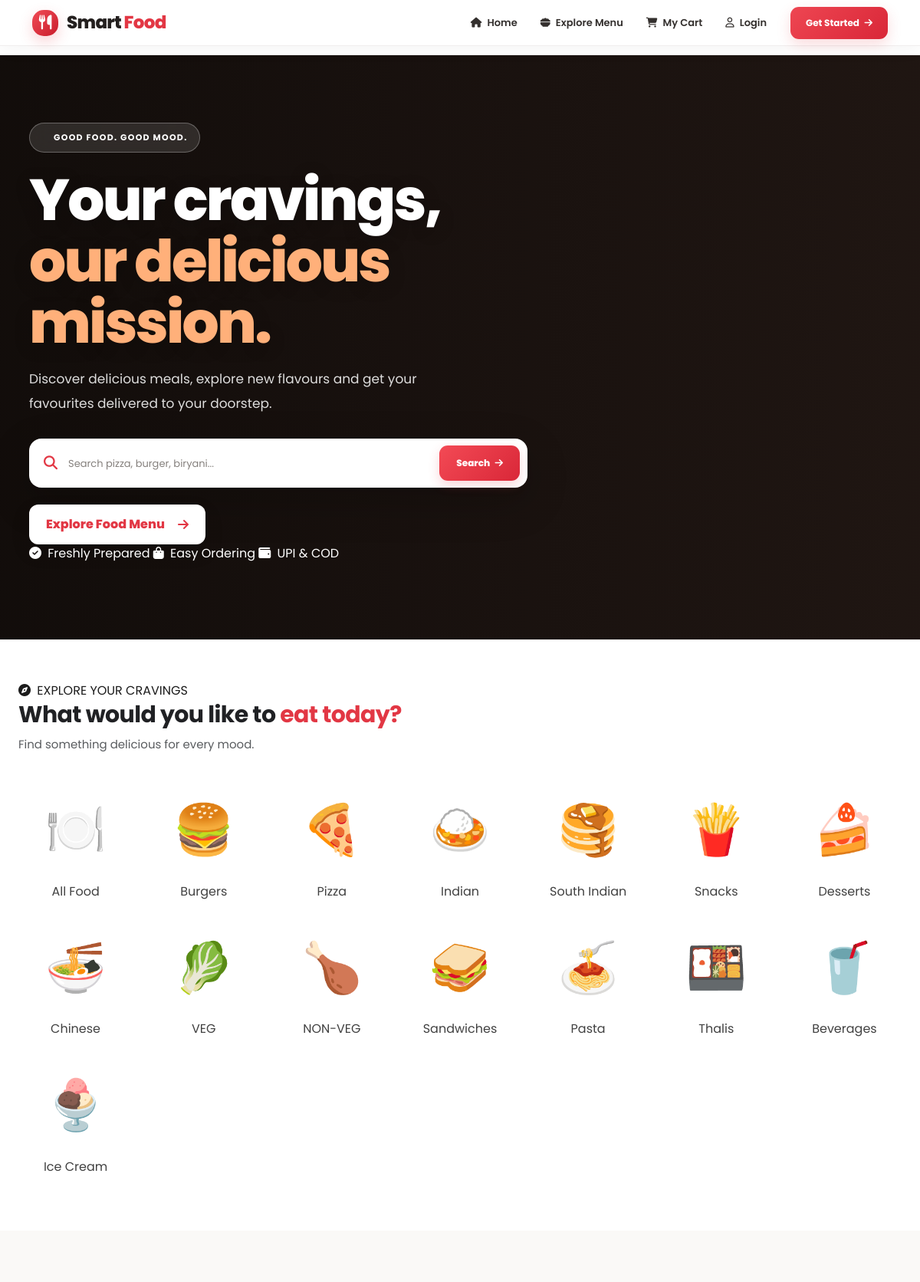
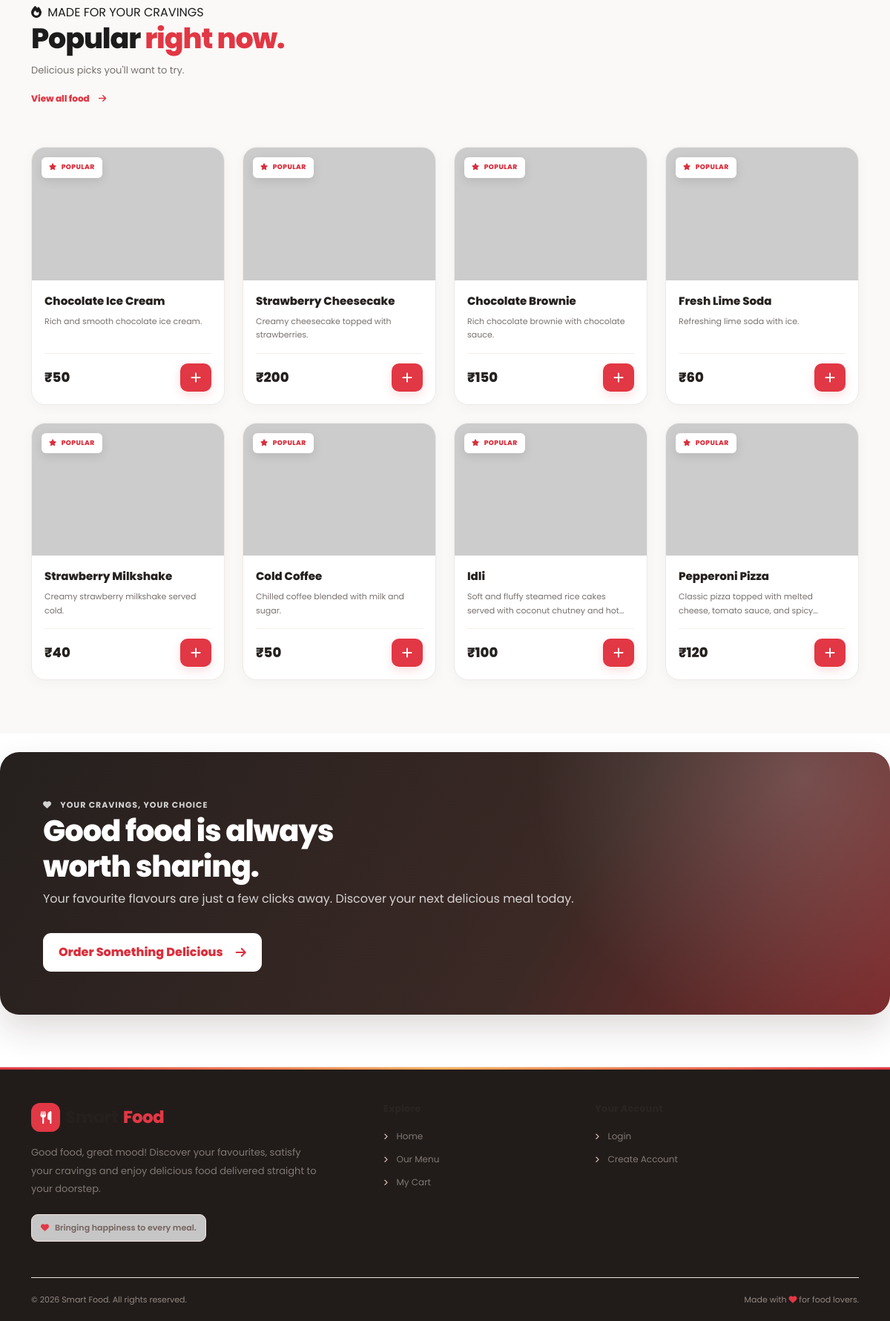
The page / on the database its author committed (2 pictures, top to bottom).
### tables this page shows
CREATE TABLE foods (
                id INTEGER PRIMARY KEY AUTOINCREMENT,
                name TEXT NOT NULL,
                description TEXT,
                price REAL NOT NULL,
                image TEXT,
                category TEXT,
                available INTEGER DEFAULT 1
            );

### app.py (the view)
@app.route("/")
def home():
    conn = get_db_connection()
    try:
        foods = conn.execute("""
            SELECT *
            FROM foods
            WHERE available = 1
            ORDER BY id DESC
            LIMIT 8
        """).fetchall()
        return render_template("home.html", foods=foods)
    finally:
        conn.close()

### database.py (called while the page is built)
def get_db_connection():
    conn = sqlite3.connect(DATABASE)
    conn.row_factory = sqlite3.Row
    conn.execute("PRAGMA foreign_keys = ON")
    return conn

### templates/home.html (shortened to what this page needs)
{% extends "base.html" %}
{% block content %}
<section class="video-hero">
    <video class="hero-video"
           autoplay
           muted
           loop
           playsinline
           preload="auto">
        <source src="{{ url_for('static', filename='videos/food-bg.mp4') }}"
                type="video/mp4">
    </video>
    <div class="hero-content">
        <span class="hero-tag">
            GOOD FOOD. GOOD MOOD.
        </span>
        <h1>
            Your cravings,<br>
            <span>our delicious mission.</span>
        </h1>
        <p>
            Discover delicious meals, explore new flavours
            and get your favourites delivered to your doorstep.
        </p>
        <form class="hero-search"
              action="{{ url_for('menu') }}"
              method="GET">
            <i class="fa-solid fa-magnifying-glass search-icon"></i>
            <input type="text"
                   name="q"
                   placeholder="Search pizza, burger, biryani..."
                   aria-label="Search food">
            <button type="submit">
                Search
                <i class="fa-solid fa-arrow-right ms-1"></i>
            </button>
        </form>
        <a href="{{ url_for('menu') }}" class="hero-button">
            Explore Food Menu
            <i class="fa-solid fa-arrow-right ms-2"></i>
        </a>
        <div class="hero-features">
            <span>
                <i class="fa-solid fa-circle-check me-1"></i>
                Freshly Prepared
            </span>
            <span>
                <i class="fa-solid fa-bag-shopping me-1"></i>
                Easy Ordering
            </span>
            <span>
                <i class="fa-solid fa-wallet me-1"></i>
                UPI &amp; COD
            </span>
        </div>
    </div>
</section>
<section class="food-categories" id="categories">
    <div class="container">
        <div class="category-heading">
            <span class="section-eyebrow">
                <i class="fa-solid fa-compass me-1"></i>
                EXPLORE YOUR CRAVINGS
            </span>
            <h2>
                What would you like to
                <span>eat today?</span>
            </h2>
            <p class="text-muted mt-2 mb-0">
                Find something delicious for every mood.
            </p>
        </div>
        <div class="category-list">
            <a href="{{ url_for('menu') }}"
               class="category-item">
                <span class="category-icon">🍽️</span>
                <span>All Food</span>
            </a>
            <a href="{{ url_for('menu', category='Burgers') }}"
               class="category-item">
                <span class="category-icon">🍔</span>
                <span>Burgers</span>
            </a>
            <a href="{{ url_for('menu', category='Pizza') }}"
               class="category-item">
                <span class="category-icon">🍕</span>
                <span>Pizza</span>
            </a>
            <a href="{{ url_for('menu', category='Indian') }}"
               class="category-item">
                <span class="category-icon">🍛</span>
                <span>Indian</span>
            </a>
            <a href="{{ url_for('menu', category='South Indian') }}"
               class="category-item">
                <span class="category-icon">🥞</span>
                <span>South Indian</span>
            </a>
            <a href="{{ url_for('menu', category='Snacks') }}"
               class="category-item">
                <span class="category-icon">🍟</span>
                <span>Snacks</span>
            </a>
            <a href="{{ url_for('menu', category='Desserts') }}"
               class="category-item">
                <span class="category-icon">🍰</span>
                <span>Desserts</span>
            </a>
            <a href="{{ url_for('menu', category='Chinese') }}"
               class="category-item">
                <span class="category-icon">🍜</span>
                <span>Chinese</span>
            </a>
            <a href="{{ url_for('menu', category='VEG') }}"
               class="category-item">
                <span class="category-icon">🥬</span>
                <span>VEG</span>
            </a>
            <a href="{{ url_for('menu', category='NON-VEG') }}"
               class="category-item">
                <span class="category-icon">🍗</span>
                <span>NON-VEG</span>
            </a>
            <a href="{{ url_for('menu', category='Sandwiches') }}"
               class="category-item">
                <span class="category-icon">🥪</span>
                <span>Sandwiches</span>
            </a>
            <a href="{{ url_for('menu', category='Pasta') }}"
               class="category-item">
                <span class="category-icon">🍝</span>
                <span>Pasta</span>
            </a>
            <a href="{{ url_for('menu', category='Thalis') }}"
               class="category-item">
                <span class="category-icon">🍱</span>
                <span>Thalis</span>
            </a>
            <a href="{{ url_for('menu', category='Beverages') }}"
               class="category-item">
                <span class="category-icon">🥤</span>
                <span>Beverages</span>
            </a>
            <a href="{{ url_for('menu', category='Ice Cream') }}"
               class="category-item">
                <span class="category-icon">🍨</span>
                <span>Ice Cream</span>
            </a>
        </div>
    </div>
</section>
<section class="popular-section" id="popular-food">
    <div class="container">
        <div class="section-heading">
            <div>
                <span class="section-eyebrow">
                    <i class="fa-solid fa-fire me-1"></i>
                    MADE FOR YOUR CRAVINGS
                </span>
                <h2>
                    Popular
                    <span>right now.</span>
                </h2>
                <p>
                    Delicious picks you'll want to try.
                </p>
            </div>
            <a href="{{ url_for('menu') }}"
               class="view-menu-link">
                View all food
                <i class="fa-solid fa-arrow-right ms-1"></i>
            </a>
        </div>
        <div class="row g-4 mt-2">
            {% for food in foods %}
            <div class="col-6 col-md-4 col-lg-3">
                <div class="food-card h-100">
                    <a href="{{ url_for('menu') }}"
                       class="food-image-link">
                        <img src="{{ food.image }}"
                             alt="{{ food.name }}"
                             class="food-card-image"
                             loading="lazy"
                             onerror="this.onerror=null;this.src='https://placehold.co/500x350?text=Delicious+Food'">
                        <span class="food-badge">
                            <i class="fa-solid fa-star me-1"></i>
                            POPULAR
                        </span>
                    </a>
                    <div class="food-card-content">
                        <h5>{{ food.name }}</h5>
                        <p>{{ food.description }}</p>
                        <div class="food-card-bottom">
                            <strong>
                                ₹{{ "%.0f"|format(food.price) }}
                            </strong>
                            <form action="{{ url_for('add_to_cart', food_id=food.id) }}"
                                  method="POST">
                                <button class="food-add-button"
                                        type="submit"
                                        aria-label="Add {{ food.name }} to cart">
                                    <i class="fa-solid fa-plus"></i>
                                </button>
                            </form>
                        </div>
                    </div>
                </div>
            </div>
            {% endfor %}
        </div>
    </div>
</section>
<section class="home-cta">
    <div class="home-cta-content">
        <span>
            <i class="fa-solid fa-heart me-2"></i>
            YOUR CRAVINGS, YOUR CHOICE
        </span>
        <h2>
            Good food is always<br>
            worth sharing.
        </h2>
        <p>
            Your favourite flavours are just a few clicks away.
            Discover your next delicious meal today.
        </p>
        <a href="{{ url_for('menu') }}">
            Order Something Delicious
            <i class="fa-solid fa-arrow-right ms-2"></i>
        </a>
    </div>
</section>
{% endblock %}

### templates/base.html (shortened to what this page needs)
<!DOCTYPE html>
<html lang="en">
<head>
    <link href="https://cdn.jsdelivr.net/npm/bootstrap@5.3.7/dist/css/bootstrap.min.css"
          rel="stylesheet">
    <link rel="stylesheet"
          href="https://cdnjs.cloudflare.com/ajax/libs/font-awesome/6.7.2/css/all.min.css">
    <link rel="stylesheet"
          href="{{ url_for('static', filename='css/style.css') }}?v=6">
</head>
<body>
    <nav class="navbar navbar-expand-lg smart-navbar sticky-top">
        <div class="container">
            <a class="navbar-brand" href="{{ url_for('home') }}">
                <span class="brand-icon">
                    <i class="fa-solid fa-utensils"></i>
                </span>
                <span class="brand-name">
                    Smart <span>Food</span>
                </span>
            </a>
            <div class="collapse navbar-collapse" id="mainNavbar">
                <ul class="navbar-nav ms-auto align-items-lg-center">
                    <li class="nav-item">
                        <a class="nav-link" href="{{ url_for('home') }}">
                            <i class="fa-solid fa-house me-1"></i>
                            Home
                        </a>
                    </li>
                    <li class="nav-item">
                        <a class="nav-link" href="{{ url_for('menu') }}">
                            <i class="fa-solid fa-bowl-food me-1"></i>
                            Explore Menu
                        </a>
                    </li>
                    <li class="nav-item">
                        <a class="nav-link" href="{{ url_for('cart') }}">
                            <i class="fa-solid fa-cart-shopping me-1"></i>
                            My Cart
                        </a>
                    </li>
                    {% if session.get('customer_id') %}
                    <li class="nav-item">
                        <a class="nav-link" href="{{ url_for('orders') }}">
                            <i class="fa-solid fa-box me-1"></i>
                            My Orders
                        </a>
                    </li>
                    <li class="nav-item ms-lg-3">
                        <a class="btn btn-orange nav-action"
                           href="{{ url_for('logout') }}">
                            <i class="fa-solid fa-right-from-bracket me-1"></i>
                            Logout
                        </a>
                    </li>
                    {% else %}
                    <li class="nav-item">
                        <a class="nav-link" href="{{ url_for('login') }}">
                            <i class="fa-regular fa-user me-1"></i>
                            Login
                        </a>
                    </li>
                    <li class="nav-item ms-lg-3">
                        <a class="btn btn-orange nav-action"
                           href="{{ url_for('register') }}">
                            Get Started
                            <i class="fa-solid fa-arrow-right ms-1"></i>
                        </a>
                    </li>
                    {% endif %}
                </ul>
            </div>
        </div>
    </nav>
    <div class="container flash-container">
    </div>
    <main>
        {% block content %}{% endblock %}
    </main>
    <footer class="smart-footer">
        <div class="container">
            <div class="row g-4 py-5">
                <div class="col-lg-5 col-md-6">
                    <a class="footer-brand"
                       href="{{ url_for('home') }}">
                        <span class="footer-brand-icon">
                            <i class="fa-solid fa-utensils"></i>
                        </span>
                        Smart <span>Food</span>
                    </a>
                    <p class="footer-description mt-3">
                        Good food, great mood! Discover your favourites,
                        satisfy your cravings and enjoy delicious food
                        delivered straight to your doorstep.
                    </p>
                    <div class="footer-highlight">
                        <i class="fa-solid fa-heart me-2"></i>
                        Bringing happiness to every meal.
                    </div>
                </div>
                <div class="col-6 col-lg-3 col-md-3">
                    <h6 class="footer-heading">Explore</h6>
                    <a class="footer-link"
                       href="{{ url_for('home') }}">
                        <i class="fa-solid fa-angle-right me-2"></i>
                        Home
                    </a>
                    <a class="footer-link"
                       href="{{ url_for('menu') }}">
                        <i class="fa-solid fa-angle-right me-2"></i>
                        Our Menu
                    </a>
                    <a class="footer-link"
                       href="{{ url_for('cart') }}">
                        <i class="fa-solid fa-angle-right me-2"></i>
                        My Cart
                    </a>
                </div>
                <div class="col-6 col-lg-4 col-md-3">
                    <h6 class="footer-heading">Your Account</h6>
                    {% if session.get('customer_id') %}
                    <a class="footer-link"
                       href="{{ url_for('orders') }}">
                        <i class="fa-solid fa-angle-right me-2"></i>
                        My Orders
                    </a>
                    <a class="footer-link"
                       href="{{ url_for('logout') }}">
                        <i class="fa-solid fa-angle-right me-2"></i>
                        Logout
                    </a>
                    {% else %}
                    <a class="footer-link"
                       href="{{ url_for('login') }}">
                        <i class="fa-solid fa-angle-right me-2"></i>
                        Login
                    </a>
                    <a class="footer-link"
                       href="{{ url_for('register') }}">
                        <i class="fa-solid fa-angle-right me-2"></i>
                        Create Account
                    </a>
                    {% endif %}
                </div>
            </div>
            <hr class="footer-divider">
            <div class="footer-bottom">
                <p class="mb-0">
                    © 2026 Smart Food. All rights reserved.
                </p>
                <p class="mb-0">
                    Made with
                    <i class="fa-solid fa-heart footer-heart"></i>
                    for food lovers.
                </p>
            </div>
        </div>
    </footer>
</body>
</html>

### rows shown on the page
foods: name "Chocolate Ice Cream", description "Rich and smooth chocolate ice cream.", price "50"
foods: name "Strawberry Cheesecake", description "Creamy cheesecake topped with strawberries.", price "200"
foods: name "Chocolate Brownie", description "Rich chocolate brownie with chocolate sauce.", price "150"
foods: name "Fresh Lime Soda", description "Refreshing lime soda with ice.", price "60"
foods: name "Strawberry Milkshake", description "Creamy strawberry milkshake served cold.", price "40"
foods: name "Cold Coffee", description "Chilled coffee blended with milk and sugar.", price "50"
foods: name "Idli", description "Soft and fluffy steamed rice cakes served with coconut chutney and…", price "100"
foods: name "Pepperoni Pizza", description "Classic pizza topped with melted cheese, tomato sauce, and…", price "120"
